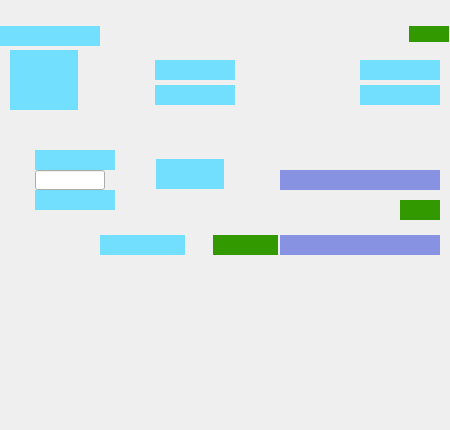
<?xml version="1.0" ?>
<ui version="4.0">
  <class>calc-R3-7-1-FuncGen_full</class>
  <widget class="QWidget" name="screen">
    <property name="geometry">
      <rect>
        <x>800</x>
        <y>546</y>
        <width>450</width>
        <height>430</height>
      </rect>
    </property>
    <property name="styleSheet">
      <string notr="true">QWidget#screen {
  color: rgb(0, 0, 0);
  background-color: rgb(200, 200, 200);
  }</string>
    </property>
    <property name="windowTitle">
      <string>calc-R3-7-1-FuncGen_full</string>
    </property>
    <widget class="QWidget" name="rectangle_2">
      <property name="geometry">
        <rect>
          <x>0</x>
          <y>0</y>
          <width>450</width>
          <height>25</height>
        </rect>
      </property>
      <property name="styleSheet">
        <string notr="true">QWidget#rectangle_2 {
  color: rgb(255, 255, 255);
  }</string>
      </property>
      <property name="toolTip">
        <string>TBA widget: rectangle_2</string>
      </property>
    </widget>
    <widget class="QWidget" name="choice_button_2">
      <property name="geometry">
        <rect>
          <x>10</x>
          <y>50</y>
          <width>68</width>
          <height>60</height>
        </rect>
      </property>
      <property name="styleSheet">
        <string notr="true">QWidget#choice_button_2 {
  color: rgb(0, 0, 0);
  background-color: rgb(115, 223, 255);
  }</string>
      </property>
      <property name="toolTip">
        <string>TBA widget: choice_button_2</string>
      </property>
    </widget>
    <widget class="QWidget" name="text_12">
      <property name="geometry">
        <rect>
          <x>85</x>
          <y>88</y>
          <width>65</width>
          <height>14</height>
        </rect>
      </property>
      <property name="styleSheet">
        <string notr="true">QWidget#text_12 {
  color: rgb(0, 0, 0);
  }</string>
      </property>
      <property name="toolTip">
        <string>TBA widget: text_12</string>
      </property>
    </widget>
    <widget class="QWidget" name="text_13">
      <property name="geometry">
        <rect>
          <x>85</x>
          <y>63</y>
          <width>65</width>
          <height>14</height>
        </rect>
      </property>
      <property name="styleSheet">
        <string notr="true">QWidget#text_13 {
  color: rgb(0, 0, 0);
  }</string>
      </property>
      <property name="toolTip">
        <string>TBA widget: text_13</string>
      </property>
    </widget>
    <widget class="QWidget" name="text_entry_8">
      <property name="geometry">
        <rect>
          <x>155</x>
          <y>85</y>
          <width>80</width>
          <height>20</height>
        </rect>
      </property>
      <property name="styleSheet">
        <string notr="true">QWidget#text_entry_8 {
  color: rgb(0, 0, 0);
  background-color: rgb(115, 223, 255);
  }</string>
      </property>
      <property name="toolTip">
        <string>TBA widget: text_entry_8</string>
      </property>
    </widget>
    <widget class="QWidget" name="text_entry_9">
      <property name="geometry">
        <rect>
          <x>155</x>
          <y>60</y>
          <width>80</width>
          <height>20</height>
        </rect>
      </property>
      <property name="styleSheet">
        <string notr="true">QWidget#text_entry_9 {
  color: rgb(0, 0, 0);
  background-color: rgb(115, 223, 255);
  }</string>
      </property>
      <property name="toolTip">
        <string>TBA widget: text_entry_9</string>
      </property>
    </widget>
    <widget class="QWidget" name="text_14">
      <property name="geometry">
        <rect>
          <x>260</x>
          <y>63</y>
          <width>100</width>
          <height>14</height>
        </rect>
      </property>
      <property name="styleSheet">
        <string notr="true">QWidget#text_14 {
  color: rgb(0, 0, 0);
  }</string>
      </property>
      <property name="toolTip">
        <string>TBA widget: text_14</string>
      </property>
    </widget>
    <widget class="QWidget" name="text_15">
      <property name="geometry">
        <rect>
          <x>260</x>
          <y>88</y>
          <width>100</width>
          <height>14</height>
        </rect>
      </property>
      <property name="styleSheet">
        <string notr="true">QWidget#text_15 {
  color: rgb(0, 0, 0);
  }</string>
      </property>
      <property name="toolTip">
        <string>TBA widget: text_15</string>
      </property>
    </widget>
    <widget class="QWidget" name="text_entry_10">
      <property name="geometry">
        <rect>
          <x>360</x>
          <y>60</y>
          <width>80</width>
          <height>20</height>
        </rect>
      </property>
      <property name="styleSheet">
        <string notr="true">QWidget#text_entry_10 {
  color: rgb(0, 0, 0);
  background-color: rgb(115, 223, 255);
  }</string>
      </property>
      <property name="toolTip">
        <string>TBA widget: text_entry_10</string>
      </property>
    </widget>
    <widget class="QWidget" name="text_entry_11">
      <property name="geometry">
        <rect>
          <x>360</x>
          <y>85</y>
          <width>80</width>
          <height>20</height>
        </rect>
      </property>
      <property name="styleSheet">
        <string notr="true">QWidget#text_entry_11 {
  color: rgb(0, 0, 0);
  background-color: rgb(115, 223, 255);
  }</string>
      </property>
      <property name="toolTip">
        <string>TBA widget: text_entry_11</string>
      </property>
    </widget>
    <widget class="QWidget" name="text_16">
      <property name="geometry">
        <rect>
          <x>35</x>
          <y>125</y>
          <width>80</width>
          <height>20</height>
        </rect>
      </property>
      <property name="styleSheet">
        <string notr="true">QWidget#text_16 {
  color: rgb(0, 0, 0);
  }</string>
      </property>
      <property name="toolTip">
        <string>TBA widget: text_16</string>
      </property>
    </widget>
    <widget class="PyDMLineEdit" name="text_update_2">
      <property name="geometry">
        <rect>
          <x>35</x>
          <y>170</y>
          <width>70</width>
          <height>20</height>
        </rect>
      </property>
      <property name="styleSheet">
        <string notr="true">PyDMLineEdit#text_update_2 {
  color: rgb(10, 0, 184);
  background-color: rgb(200, 200, 200);
  }</string>
      </property>
      <property name="toolTip">
        <string>PV: ${P}${Q}:Output</string>
      </property>
      <property name="readOnly">
        <bool>true</bool>
      </property>
      <property name="channel" stdset="0">
        <string>ca://${P}${Q}:Output</string>
      </property>
    </widget>
    <widget class="QWidget" name="text_entry_12">
      <property name="geometry">
        <rect>
          <x>35</x>
          <y>150</y>
          <width>80</width>
          <height>20</height>
        </rect>
      </property>
      <property name="styleSheet">
        <string notr="true">QWidget#text_entry_12 {
  color: rgb(0, 0, 0);
  background-color: rgb(115, 223, 255);
  }</string>
      </property>
      <property name="toolTip">
        <string>TBA widget: text_entry_12</string>
      </property>
    </widget>
    <widget class="QWidget" name="text_entry_13">
      <property name="geometry">
        <rect>
          <x>35</x>
          <y>190</y>
          <width>80</width>
          <height>20</height>
        </rect>
      </property>
      <property name="styleSheet">
        <string notr="true">QWidget#text_entry_13 {
  color: rgb(0, 0, 0);
  background-color: rgb(115, 223, 255);
  }</string>
      </property>
      <property name="toolTip">
        <string>TBA widget: text_entry_13</string>
      </property>
    </widget>
    <widget class="QWidget" name="text_17">
      <property name="geometry">
        <rect>
          <x>10</x>
          <y>195</y>
          <width>20</width>
          <height>10</height>
        </rect>
      </property>
      <property name="styleSheet">
        <string notr="true">QWidget#text_17 {
  color: rgb(0, 0, 0);
  }</string>
      </property>
      <property name="toolTip">
        <string>TBA widget: text_17</string>
      </property>
    </widget>
    <widget class="QWidget" name="text_18">
      <property name="geometry">
        <rect>
          <x>10</x>
          <y>155</y>
          <width>20</width>
          <height>10</height>
        </rect>
      </property>
      <property name="styleSheet">
        <string notr="true">QWidget#text_18 {
  color: rgb(0, 0, 0);
  }</string>
      </property>
      <property name="toolTip">
        <string>TBA widget: text_18</string>
      </property>
    </widget>
    <widget class="QWidget" name="text_entry_14">
      <property name="geometry">
        <rect>
          <x>280</x>
          <y>170</y>
          <width>160</width>
          <height>20</height>
        </rect>
      </property>
      <property name="styleSheet">
        <string notr="true">QWidget#text_entry_14 {
  color: rgb(0, 0, 0);
  background-color: rgb(135, 147, 226);
  }</string>
      </property>
      <property name="toolTip">
        <string>TBA widget: text_entry_14</string>
      </property>
    </widget>
    <widget class="QWidget" name="choice_button_3">
      <property name="geometry">
        <rect>
          <x>156</x>
          <y>159</y>
          <width>68</width>
          <height>30</height>
        </rect>
      </property>
      <property name="styleSheet">
        <string notr="true">QWidget#choice_button_3 {
  color: rgb(0, 0, 0);
  background-color: rgb(115, 223, 255);
  }</string>
      </property>
      <property name="toolTip">
        <string>TBA widget: choice_button_3</string>
      </property>
    </widget>
    <widget class="QWidget" name="composite_7">
      <property name="geometry">
        <rect>
          <x>120</x>
          <y>174</y>
          <width>150</width>
          <height>10</height>
        </rect>
      </property>
      <property name="toolTip">
        <string>TBA widget: composite_7</string>
      </property>
    </widget>
    <widget class="QWidget" name="menu_2">
      <property name="geometry">
        <rect>
          <x>100</x>
          <y>235</y>
          <width>85</width>
          <height>20</height>
        </rect>
      </property>
      <property name="styleSheet">
        <string notr="true">QWidget#menu_2 {
  color: rgb(0, 0, 0);
  background-color: rgb(115, 223, 255);
  }</string>
      </property>
      <property name="toolTip">
        <string>TBA widget: menu_2</string>
      </property>
    </widget>
    <widget class="QWidget" name="text_19">
      <property name="geometry">
        <rect>
          <x>0</x>
          <y>2</y>
          <width>225</width>
          <height>20</height>
        </rect>
      </property>
      <property name="styleSheet">
        <string notr="true">QWidget#text_19 {
  color: rgb(0, 0, 0);
  }</string>
      </property>
      <property name="toolTip">
        <string>TBA widget: text_19</string>
      </property>
    </widget>
    <widget class="QWidget" name="polyline_3">
      <property name="geometry">
        <rect>
          <x>0</x>
          <y>22</y>
          <width>454</width>
          <height>3</height>
        </rect>
      </property>
      <property name="styleSheet">
        <string notr="true">QWidget#polyline_3 {
  color: rgb(10, 0, 184);
  }</string>
      </property>
      <property name="toolTip">
        <string>TBA widget: polyline_3</string>
      </property>
    </widget>
    <widget class="QWidget" name="text_20">
      <property name="geometry">
        <rect>
          <x>225</x>
          <y>4</y>
          <width>225</width>
          <height>14</height>
        </rect>
      </property>
      <property name="styleSheet">
        <string notr="true">QWidget#text_20 {
  color: rgb(0, 0, 0);
  }</string>
      </property>
      <property name="toolTip">
        <string>TBA widget: text_20</string>
      </property>
    </widget>
    <widget class="QWidget" name="text_21">
      <property name="geometry">
        <rect>
          <x>10</x>
          <y>215</y>
          <width>400</width>
          <height>10</height>
        </rect>
      </property>
      <property name="styleSheet">
        <string notr="true">QWidget#text_21 {
  color: rgb(105, 105, 105);
  }</string>
      </property>
      <property name="toolTip">
        <string>TBA widget: text_21</string>
      </property>
    </widget>
    <widget class="QWidget" name="menu_3">
      <property name="geometry">
        <rect>
          <x>0</x>
          <y>26</y>
          <width>100</width>
          <height>20</height>
        </rect>
      </property>
      <property name="styleSheet">
        <string notr="true">QWidget#menu_3 {
  color: rgb(0, 0, 0);
  background-color: rgb(115, 223, 255);
  }</string>
      </property>
      <property name="toolTip">
        <string>TBA widget: menu_3</string>
      </property>
    </widget>
    <widget class="QWidget" name="related_display_111">
      <property name="geometry">
        <rect>
          <x>400</x>
          <y>200</y>
          <width>40</width>
          <height>20</height>
        </rect>
      </property>
      <property name="styleSheet">
        <string notr="true">QWidget#related_display_111 {
  color: rgb(255, 255, 255);
  background-color: rgb(51, 153, 0);
  }</string>
      </property>
      <property name="toolTip">
        <string>TBA widget: related_display_111</string>
      </property>
    </widget>
    <widget class="QWidget" name="related_display_112">
      <property name="geometry">
        <rect>
          <x>409</x>
          <y>26</y>
          <width>40</width>
          <height>16</height>
        </rect>
      </property>
      <property name="styleSheet">
        <string notr="true">QWidget#related_display_112 {
  color: rgb(255, 255, 255);
  background-color: rgb(51, 153, 0);
  }</string>
      </property>
      <property name="toolTip">
        <string>TBA widget: related_display_112</string>
      </property>
    </widget>
    <widget class="QWidget" name="polyline_4">
      <property name="geometry">
        <rect>
          <x>-1</x>
          <y>119</y>
          <width>452</width>
          <height>2</height>
        </rect>
      </property>
      <property name="styleSheet">
        <string notr="true">QWidget#polyline_4 {
  color: rgb(0, 0, 0);
  }</string>
      </property>
      <property name="toolTip">
        <string>TBA widget: polyline_4</string>
      </property>
    </widget>
    <widget class="QWidget" name="polyline_5">
      <property name="geometry">
        <rect>
          <x>-2</x>
          <y>230</y>
          <width>452</width>
          <height>2</height>
        </rect>
      </property>
      <property name="styleSheet">
        <string notr="true">QWidget#polyline_5 {
  color: rgb(0, 0, 0);
  }</string>
      </property>
      <property name="toolTip">
        <string>TBA widget: polyline_5</string>
      </property>
    </widget>
    <widget class="QWidget" name="text_entry_15">
      <property name="geometry">
        <rect>
          <x>280</x>
          <y>235</y>
          <width>160</width>
          <height>20</height>
        </rect>
      </property>
      <property name="styleSheet">
        <string notr="true">QWidget#text_entry_15 {
  color: rgb(0, 0, 0);
  background-color: rgb(135, 147, 226);
  }</string>
      </property>
      <property name="toolTip">
        <string>TBA widget: text_entry_15</string>
      </property>
    </widget>
    <widget class="QWidget" name="related_display_113">
      <property name="geometry">
        <rect>
          <x>213</x>
          <y>235</y>
          <width>65</width>
          <height>20</height>
        </rect>
      </property>
      <property name="styleSheet">
        <string notr="true">QWidget#related_display_113 {
  color: rgb(255, 255, 255);
  background-color: rgb(51, 153, 0);
  }</string>
      </property>
      <property name="toolTip">
        <string>TBA widget: related_display_113</string>
      </property>
    </widget>
    <widget class="QWidget" name="composite_8">
      <property name="geometry">
        <rect>
          <x>0</x>
          <y>260</y>
          <width>450</width>
          <height>170</height>
        </rect>
      </property>
      <property name="toolTip">
        <string>TBA widget: composite_8</string>
      </property>
    </widget>
    <widget class="QWidget" name="composite_9">
      <property name="geometry">
        <rect>
          <x>0</x>
          <y>260</y>
          <width>450</width>
          <height>170</height>
        </rect>
      </property>
      <property name="toolTip">
        <string>TBA widget: composite_9</string>
      </property>
    </widget>
    <widget class="QWidget" name="composite_10">
      <property name="geometry">
        <rect>
          <x>0</x>
          <y>260</y>
          <width>450</width>
          <height>170</height>
        </rect>
      </property>
      <property name="toolTip">
        <string>TBA widget: composite_10</string>
      </property>
    </widget>
    <widget class="QWidget" name="text_22">
      <property name="geometry">
        <rect>
          <x>175</x>
          <y>140</y>
          <width>200</width>
          <height>20</height>
        </rect>
      </property>
      <property name="styleSheet">
        <string notr="true">QWidget#text_22 {
  color: rgb(0, 0, 0);
  }</string>
      </property>
      <property name="toolTip">
        <string>TBA widget: text_22</string>
      </property>
    </widget>
    <widget class="QWidget" name="rectangle_3">
      <property name="geometry">
        <rect>
          <x>140</x>
          <y>135</y>
          <width>303</width>
          <height>60</height>
        </rect>
      </property>
      <property name="styleSheet">
        <string notr="true">QWidget#rectangle_3 {
  color: rgb(0, 0, 0);
  }</string>
      </property>
      <property name="toolTip">
        <string>TBA widget: rectangle_3</string>
      </property>
    </widget>
    <widget class="QWidget" name="text_23">
      <property name="geometry">
        <rect>
          <x>10</x>
          <y>238</y>
          <width>85</width>
          <height>14</height>
        </rect>
      </property>
      <property name="styleSheet">
        <string notr="true">QWidget#text_23 {
  color: rgb(0, 0, 0);
  }</string>
      </property>
      <property name="toolTip">
        <string>TBA widget: text_23</string>
      </property>
    </widget>
    <widget class="QWidget" name="composite_11">
      <property name="geometry">
        <rect>
          <x>0</x>
          <y>260</y>
          <width>450</width>
          <height>170</height>
        </rect>
      </property>
      <property name="toolTip">
        <string>TBA widget: composite_11</string>
      </property>
    </widget>
  </widget>
  <customwidgets>
    <customwidget>
      <class>PyDMLineEdit</class>
      <extends>QLineEdit</extends>
      <header>pydm.widgets.line_edit</header>
    </customwidget>
    <customwidget>
      <class>PyDMLabel</class>
      <extends>QLabel</extends>
      <header>pydm.widgets.label</header>
    </customwidget>
    <customwidget>
      <class>PyDMEmbeddedDisplay</class>
      <extends>QFrame</extends>
      <header>pydm.widgets.embedded_display</header>
    </customwidget>
    <customwidget>
      <class>PyDMRelatedDisplayButton</class>
      <extends>QPushButton</extends>
      <header>pydm.widgets.related_display_button</header>
    </customwidget>
  </customwidgets>
</ui>
